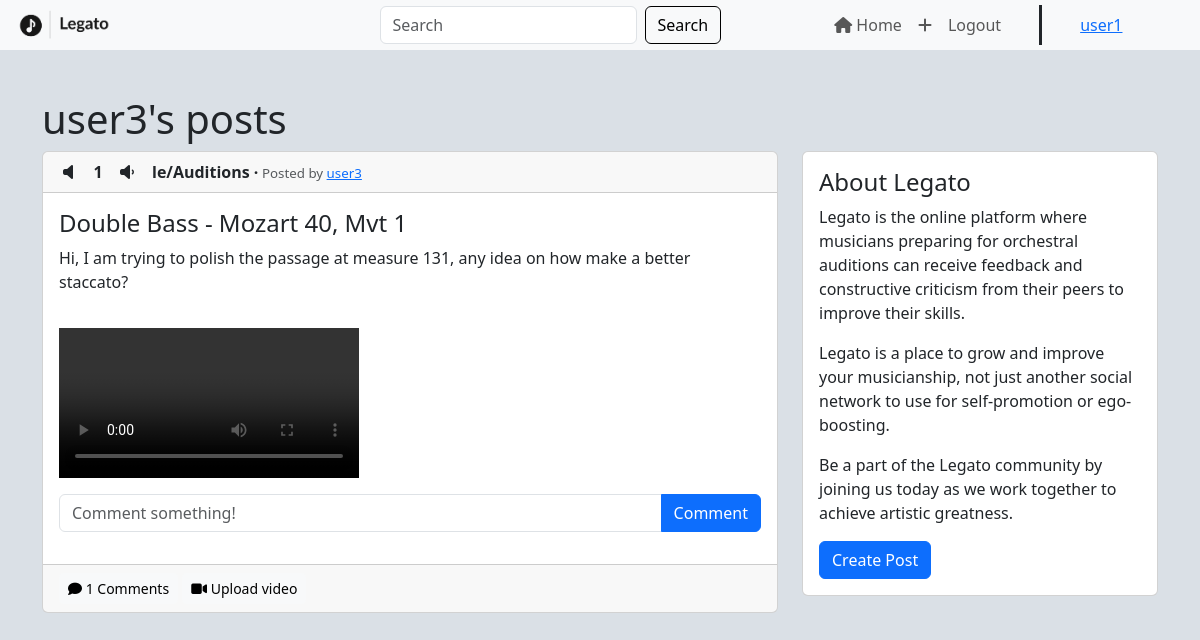
Page /posts/user3 (signed in) on the committed database.
### legato/models.py (models this page shows)
class User(db.Model, UserMixin):
    id = db.Column(db.Integer, primary_key=True)
    email = db.Column(db.String(150), nullable=False, unique=True)
    username = db.Column(db.String(150), nullable=False, unique=True)
    password = db.Column(db.String(150), nullable=False)
    date_created = db.Column(db.DateTime(timezone=True), default=func.now())
    posts = db.relationship('Post', backref='user', passive_deletes=True)
    comments = db.relationship('Comment', backref='user', passive_deletes=True)
    likes = db.relationship('Like', backref='user', passive_deletes=True)
    dislikes = db.relationship('Dislike', backref='user', passive_deletes=True)

class Post(db.Model):
    id = db.Column(db.Integer, primary_key=True)
    title = db.Column(db.String(60), nullable=False)
    text = db.Column(db.Text, nullable=False)
    date_created = db.Column(db.DateTime(timezone=True), default=func.now())
    author_id = db.Column(db.Integer, db.ForeignKey(
        'user.id', ondelete="CASCADE"), nullable=False)
    comments = db.relationship('Comment', backref='post', passive_deletes=True)
    likes = db.relationship('Like', backref='post', passive_deletes=True)
    dislikes = db.relationship('Dislike', backref='post', passive_deletes=True)
    video = db.Column(db.String(100), nullable=True)

### legato/views.py (the view)
@views.route("/posts/<username>")
@login_required
def posts(username):
    user = User.query.filter_by(username=username).first()
    if not user:
        flash("No user with that username exists", category="error")
        return redirect(url_for("views.index"))
    posts = user.posts
    return render_template("posts.html", user=current_user, posts=posts, username=username)

### legato/__init__.py (called while the page is built)
def create_app():
    app = Flask(__name__)
    app.config['SECRET_KEY'] = SECRET_KEY
    app.config["SQLALCHEMY_DATABASE_URI"] = f"sqlite:///{os.path.join(os.getcwd(), 'database.db')}"
    app.config['UPLOAD_FOLDER'] = UPLOAD_FOLDER
    app.config['MAX_CONTENT_LENGTH'] = 100 * 1024 * 1024
    db.init_app(app)
    from .views import views
    from .auth import auth
    app.register_blueprint(views, url_prefix="/")
    app.register_blueprint(auth, url_prefix="/")
    login_manager = LoginManager()
    login_manager.login_view = "auth.login"
    login_manager.init_app(app)
    @login_manager.user_loader
    def load_user(id):
        return User.query.get(int(id))
    with app.app_context():
        from .models import User
        db.create_all()
    return app

### legato/templates/posts.html (shortened to what this page needs)
{% extends "posts_div.html" %}
{% block header %}
{{username}}'s posts
{% endblock %}

### legato/templates/posts_div.html (shortened to what this page needs)
{% extends "layout.html" %}
{% block main %}
<div class="posts">
  <div class="container">
    <div class="row">
      <h1>{% block header %}Auditions{% endblock %}</h1>
      <div class="col-sm-8">
        {% for post in posts %}
        <div class="card">
          <div class="card-header">
            {% if user.id in post.dislikes|map(attribute="author_id")|list %}
            <i class="fa-solid fa-volume-xmark" id="dislike-button-{{post.id}}" onclick="dislike({{post.id}})"></i>
            {% else %}
            <i class="fa-solid fa-volume-off" id="dislike-button-{{post.id}}" onclick="dislike({{post.id}})"></i>
            {% endif %}
            <span id="counter-{{post.id}}" class="counter">
              {{ post.likes|length - post.dislikes|length}}
            </span>
            {% if user.id in post.likes|map(attribute="author_id")|list %}
            <i class="fa-solid fa-volume-high" id="like-button-{{post.id}}" onclick="like({{post.id}})"></i>
            {% else %}
            <i class="fa-solid fa-volume-low" id="like-button-{{post.id}}" onclick="like({{post.id}})"></i>
            {% endif %}
            <span class="legend"><strong id="sub">le/Auditions ·</strong><span class="text-muted"
                style="font-size: 10pt;"> Posted by
                <a href="/posts/{{post.user.username}}">{{post.user.username}}</a>
                {{ post.time_passed }}</span></span>
          </div>
          <div class="card-body">
            <div class="textual-content">
              <h4 class="card-title">{{ post.title }}</h4>
              <p class="card-text">{{ post.text }}</p>
            </div>
            {% if post.video %}
            <div class="video-container">
              <video controls="controls" preload="preload">
                <source src="/static/{{post.video}}" type="video/mp4">
              </video>
            </div>
            {% endif %}
            <form class="input-group mb-3" id="comment" method="POST" action="/create-comment/{{post.id}}">
              <input type="text" id="text" name="text" class="form-control" placeholder="Comment something!" />
              <button type="submit" class="btn btn-primary">Comment</button>
            </form>
          </div>
          <div class="card-footer text-muted">
            <a data-bs-toggle="collapse" href="#comments-{{post.id}}" class="btn btn-light btn-sm"><i
                class="fas fa-comment"></i>
              {{post.comments|length}} Comments</a>
            <a data-bs-toggle="collapse" href="#upload-{{post.id}}" class="btn btn-light btn-sm"><i
                class="fa-solid fa-video"></i> Upload video</a>
          </div>
        </div>
        <br />
        {% endfor %}
      </div>
      {% block column %}
      <div class="col-sm-4" style="display: block;">
        <div class="card" id="side-card">
          <div class="card-body">
            <h4 class="card-title">About Legato</h4>
            <p class="card-text">
              Legato is the online platform where musicians preparing for orchestral auditions can receive feedback and
              constructive criticism from their peers to improve their skills.
            <p class="card-text">
              Legato is a place to grow and improve your musicianship, not just another social network to use for
              self-promotion or ego-boosting.
            </p>
            </p>
            <p class="card-text"> Be a part of the Legato community by joining us today as we work together to achieve
              artistic greatness.
            </p>
            <a href="/create-post" class="btn btn-primary btn-block">Create Post</a>
          </div>
        </div>
      </div>
      {% endblock %}
    </div>
  </div>
</div>
{% endblock %}

### legato/templates/layout.html (shortened to what this page needs)
<!DOCTYPE html>
<html lang="en">
<head>
  <link href="https://cdn.jsdelivr.net/npm/bootstrap@5.3.0-alpha1/dist/css/bootstrap.min.css" rel="stylesheet"
 />
  <link href="/static/styles.css" rel="stylesheet">
</head>
<body>
  <nav class="navbar navbar-expand-lg bg-body-tertiary fixed-top">
    <div class="container-fluid">
      <a class="navbar-brand" href="/"><img src="/static/Legato-logos_transparent.png" alt=""></a>
      <div class="collapse navbar-collapse" id="navbarTogglerDemo02">
        <form class="d-flex" role="search" style="margin-left: auto;
        margin-right: auto;">
          <input class="form-control me-2" type="search" placeholder="Search" name="search">
          <button class="btn btn-outline-success" type="submit">Search</button>
        </form>
        <ul class="navbar-nav me-auto mb-2 mb-lg-0">
          <li class="nav-item">
            <a class="nav-item nav-link" href="/index"><i class="fa-solid fa-house"></i> Home</a>
          </li>
          {% if user.is_authenticated %}
          <li class="nav-item">
            <a class="nav-item nav-link" href="/create-post"><i class="fa-solid fa-plus"></i></a>
          </li>
          <li class="nav-item">
            <a class="nav-item nav-link" href="/logout">Logout</a>
          </li>
          <div style="margin-left: 30px;border-left-width: 3px;border-left-style: solid;margin-right: 30px;"></div>
          <li class="nav-item">
            <a class="nav-item nav-link" id="nav-username" href="/posts/{{user.username}}">{{user.username}}</a>
          </li>
          {% endif %}
        </ul>
      </div>
    </div>
  </nav>
  <div>{% block main %}{% endblock %}</div>
</body>
</html>

### legato/static/styles.css (style rules this page uses)
body { background: #dae0e6 !important; margin-top: 75px !important; }
.navbar { --bs-navbar-padding-y: 0; }
.navbar-nav { margin-left: auto; margin-right: auto; padding-right: 10px; padding-left: 10px; margin-bottom: 10px; }
.navbar-brand { width: 150px; font-size: 24px; }
.navbar-brand img { height: 40px; float: left; margin-right: 7px; }
#navbarTogglerDemo02 { margin-right: 0px; margin-left: 65px; padding-left: 89px; padding-right: 0px; }
#nav-username { color: rgba(var(--bs-link-color-rgb), var(--bs-link-opacity, 1)); text-decoration: underline; }
.btn-outline-success { --bs-btn-color: black; --bs-btn-border-color: black; --bs-btn-hover-color: #fff; --bs-btn-hover-bg: orange; --bs-btn-hover-border-color: black; --bs-btn-focus-shadow-rgb: 25, 135, 84; --bs-btn-active-color: #fff; --bs-btn-active-bg: orange; --bs-btn-active-border-color: orange; --bs-btn-active-shadow: inset 0 3px 5px rgba(0, 0, 0, 0.125); --bs-btn-disabled-color: orange; --bs-btn-disabled-bg: transparent; --bs-btn-disabled-border-color: orange; --bs-gradient: none; }
.card-header { display: flex; align-items: center; }
.card-header i { font-size: 16px; margin-right: 10px; width: 24px; text-align: center; }
.card-header .counter { font-size: 16px; min-width: 20px; text-align: center; position: relative; left: -6px; font-weight: bold; }
.fa-volume-low { margin-right: 5px; margin-left: 4px; padding-right: 6px; }
.fa-volume-off { margin-left: 1px; min-width: 20px; padding-right: 8px; }
#side-card { position: sticky; top: 55px; }
.posts { padding-top: 20px; }
.video-container { margin: 10px auto; }
video { max-width: 100%; }

### rows in the picture
User: username "user1"
User: username "user3"
Post: likes|length "1", user.username "user3", title "Double Bass - Mozart 40, Mvt 1", text "Hi, I am trying to polish the passage at measure 131, any idea on how make a better staccato?", comments|length "1"
